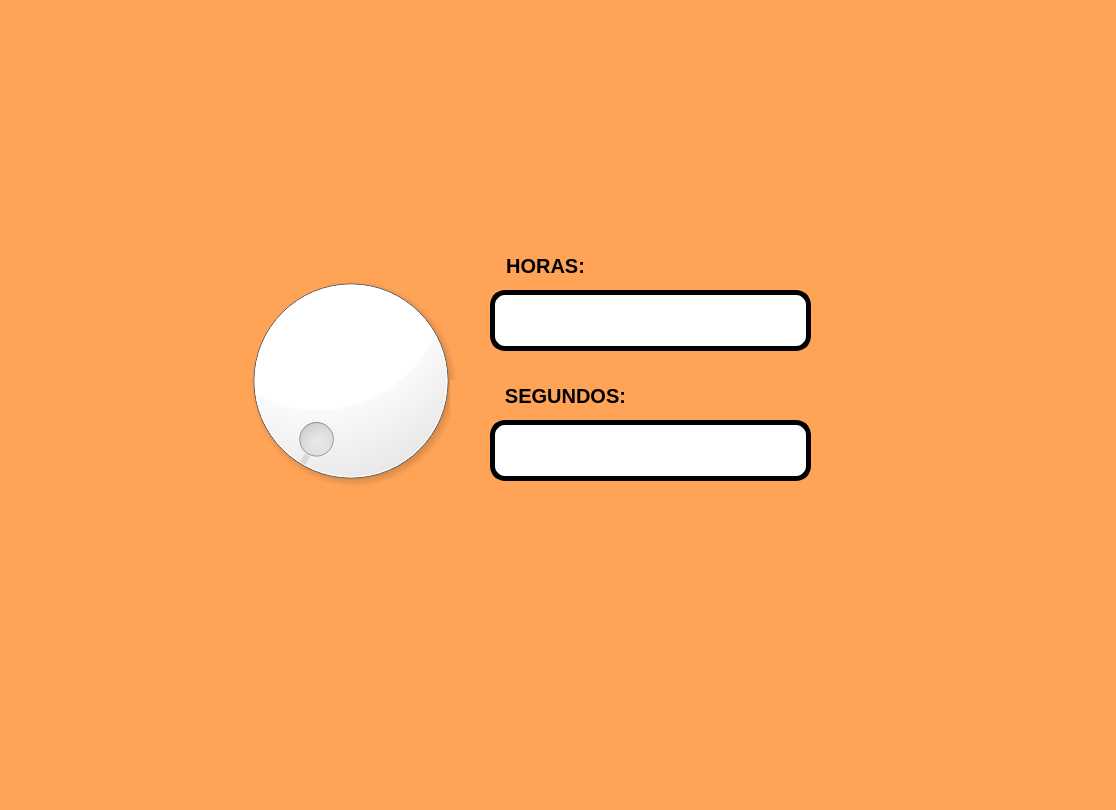
<?xml version="1.0" encoding="UTF-8"?>
<ui version="4.0">
 <class>MainWindow</class>
 <widget class="QMainWindow" name="MainWindow">
  <property name="geometry">
   <rect>
    <x>0</x>
    <y>0</y>
    <width>1116</width>
    <height>810</height>
   </rect>
  </property>
  <property name="windowTitle">
   <string>MainWindow</string>
  </property>
  <property name="styleSheet">
   <string notr="true">background-color: rgb(255, 163, 87)</string>
  </property>
  <widget class="QWidget" name="centralwidget">
   <widget class="QDial" name="dial">
    <property name="geometry">
     <rect>
      <x>230</x>
      <y>240</y>
      <width>241</width>
      <height>281</height>
     </rect>
    </property>
    <property name="styleSheet">
     <string notr="true">color: rgb(255, 255, 255);
background-color: rgb(255, 255, 255);</string>
    </property>
   </widget>
   <widget class="QLabel" name="label">
    <property name="geometry">
     <rect>
      <x>460</x>
      <y>250</y>
      <width>171</width>
      <height>31</height>
     </rect>
    </property>
    <property name="font">
     <font>
      <pointsize>15</pointsize>
      <weight>75</weight>
      <bold>true</bold>
     </font>
    </property>
    <property name="text">
     <string>HORAS:</string>
    </property>
    <property name="alignment">
     <set>Qt::AlignCenter</set>
    </property>
   </widget>
   <widget class="QLineEdit" name="txt_metros">
    <property name="geometry">
     <rect>
      <x>490</x>
      <y>290</y>
      <width>321</width>
      <height>61</height>
     </rect>
    </property>
    <property name="font">
     <font>
      <pointsize>15</pointsize>
      <weight>75</weight>
      <bold>true</bold>
     </font>
    </property>
    <property name="styleSheet">
     <string notr="true">border-radius: 15px;
background-color: rgb(255, 255, 255);
border:  5px solid black;
</string>
    </property>
    <property name="text">
     <string/>
    </property>
    <property name="alignment">
     <set>Qt::AlignCenter</set>
    </property>
   </widget>
   <widget class="QLineEdit" name="txt_kms">
    <property name="geometry">
     <rect>
      <x>490</x>
      <y>420</y>
      <width>321</width>
      <height>61</height>
     </rect>
    </property>
    <property name="font">
     <font>
      <pointsize>15</pointsize>
      <weight>75</weight>
      <bold>true</bold>
     </font>
    </property>
    <property name="styleSheet">
     <string notr="true">border-radius: 15px;
background-color: rgb(255, 255, 255);
border:  5px solid black;
</string>
    </property>
    <property name="text">
     <string/>
    </property>
    <property name="alignment">
     <set>Qt::AlignCenter</set>
    </property>
   </widget>
   <widget class="QLabel" name="label_3">
    <property name="geometry">
     <rect>
      <x>450</x>
      <y>380</y>
      <width>231</width>
      <height>31</height>
     </rect>
    </property>
    <property name="font">
     <font>
      <pointsize>15</pointsize>
      <weight>75</weight>
      <bold>true</bold>
     </font>
    </property>
    <property name="text">
     <string>SEGUNDOS:</string>
    </property>
    <property name="alignment">
     <set>Qt::AlignCenter</set>
    </property>
   </widget>
   <widget class="QLabel" name="label_5">
    <property name="geometry">
     <rect>
      <x>840</x>
      <y>560</y>
      <width>251</width>
      <height>191</height>
     </rect>
    </property>
    <property name="text">
     <string/>
    </property>
    <property name="pixmap">
     <pixmap resource="../../Archivo/recursos.qrc">:/Ejercicios/gatoinplorandoayuda.jpg</pixmap>
    </property>
    <property name="scaledContents">
     <bool>true</bool>
    </property>
   </widget>
   <widget class="QLabel" name="label_2">
    <property name="geometry">
     <rect>
      <x>830</x>
      <y>-10</y>
      <width>271</width>
      <height>211</height>
     </rect>
    </property>
    <property name="text">
     <string/>
    </property>
    <property name="pixmap">
     <pixmap resource="../../Archivo/recursos.qrc">:/Ejercicios/logouat.jpg</pixmap>
    </property>
    <property name="scaledContents">
     <bool>true</bool>
    </property>
   </widget>
   <widget class="QLabel" name="label_4">
    <property name="geometry">
     <rect>
      <x>10</x>
      <y>-20</y>
      <width>201</width>
      <height>211</height>
     </rect>
    </property>
    <property name="text">
     <string/>
    </property>
    <property name="pixmap">
     <pixmap resource="../../Archivo/recursos.qrc">:/Ejercicios/logouat2.jpg</pixmap>
    </property>
    <property name="scaledContents">
     <bool>true</bool>
    </property>
   </widget>
  </widget>
  <widget class="QMenuBar" name="menubar">
   <property name="geometry">
    <rect>
     <x>0</x>
     <y>0</y>
     <width>1116</width>
     <height>26</height>
    </rect>
   </property>
  </widget>
  <widget class="QStatusBar" name="statusbar"/>
 </widget>
 <resources>
  <include location="../../Archivo/recursos.qrc"/>
 </resources>
 <connections/>
</ui>
